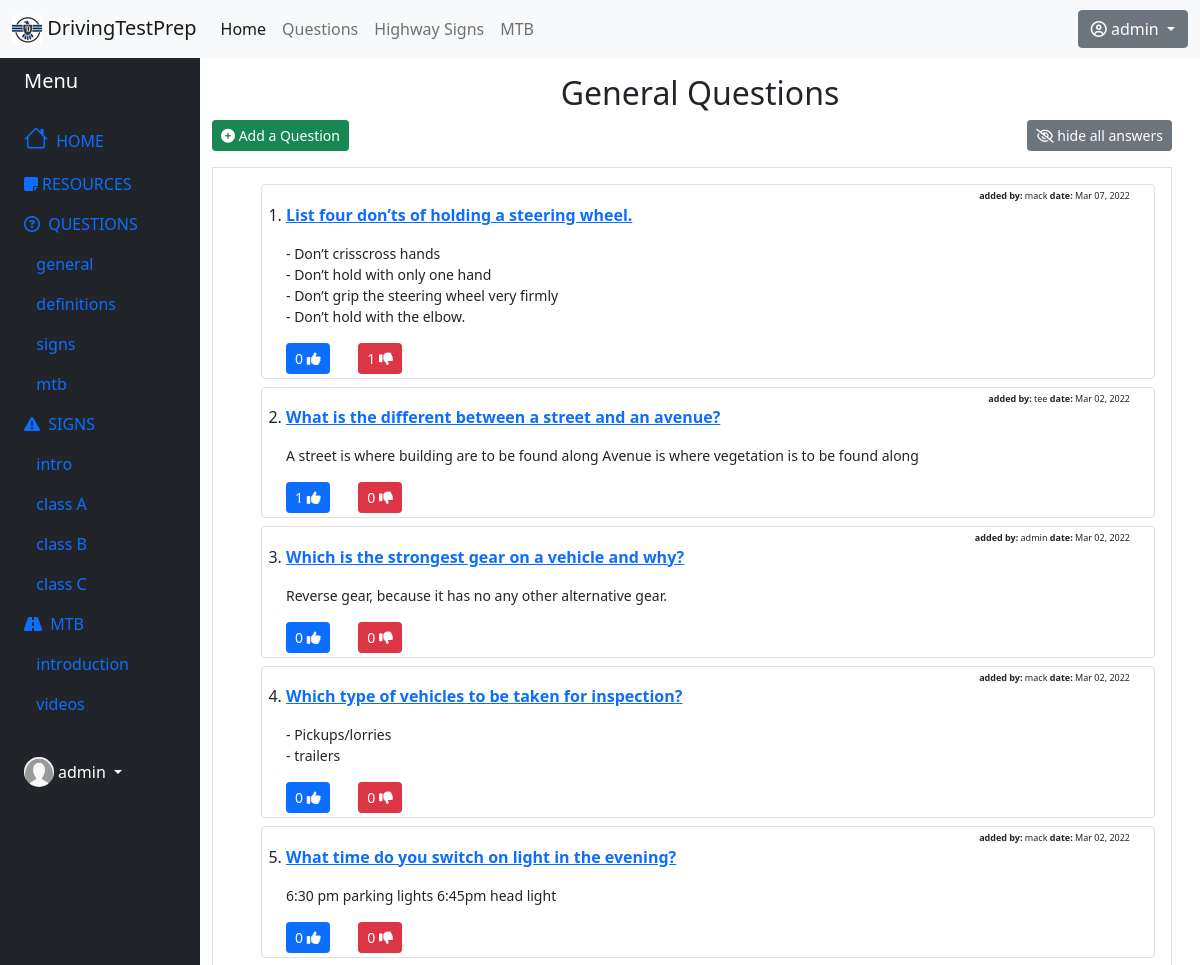
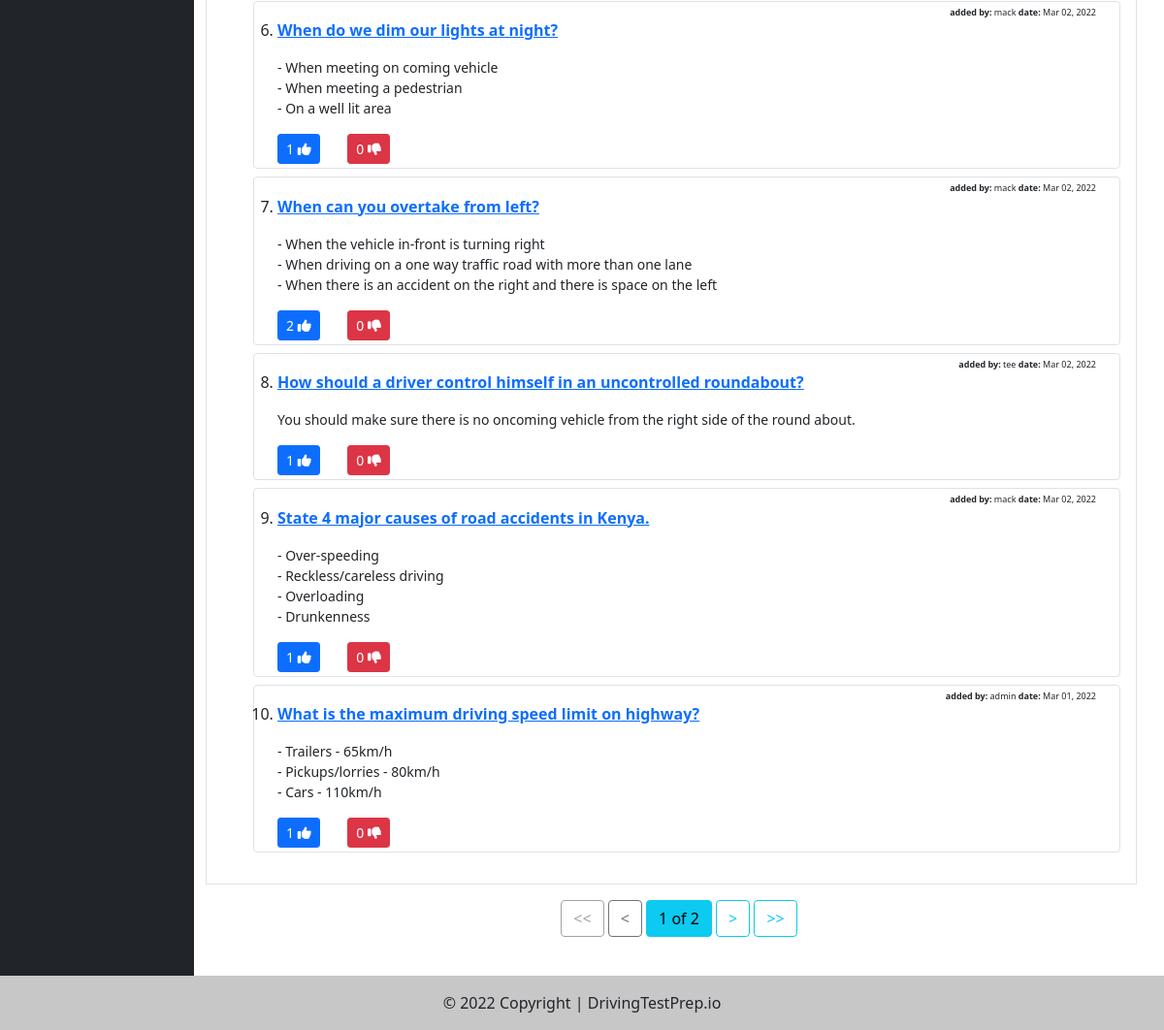
The app's page /questions/ (signed in) with its own data (2 pictures, top to bottom).
### questions/models.py (models this page shows, shortened)
class Question(models.Model):
    QS_TYPE_CHOICES = (('General', 'General'),
                        ('Definition', 'Definition'),
                        ('Signs', 'Signs'),
                        ('Mtb', 'Mtb'))
    qs_title = models.CharField(max_length=1000, unique=True, verbose_name=u"Question")
    qs_owner = models.ForeignKey(User, on_delete=models.DO_NOTHING, blank=True)
    qs_type = models.CharField(max_length=1000, choices=QS_TYPE_CHOICES, verbose_name=u"Type")
    qs_answer = models.TextField(verbose_name=u"Answer")
    qs_date_added = models.DateTimeField(default=datetime.now, blank=True)
    qs_likes = models.ManyToManyField(User, related_name='questions_like', blank=True)
    qs_dislikes = models.ManyToManyField(User, related_name='questions_dislike', blank=True)
    class Meta:
        ordering = ["-id"]
    def total_likes(self):
        return self.qs_likes.count()
    def total_dislikes(self):
        return self.qs_dislikes.count()

### questions/views.py (the view, shortened to what this page needs)
# urls.py: path('', GeneralListView.as_view(), name='general-q'),
class GeneralListView(LoginRequiredMixin, CreateView, ListView):
    model = Question
    template_name = 'questions/general_questions.html'
    context_object_name = 'quiz_list'
    fields = ['qs_title', 'qs_answer', 'qs_type']
    paginate_by = 10
    def get_queryset(self):
        return Question.objects.filter(qs_type='General')
    def get_context_data(self, **kwargs):
        context = super().get_context_data(**kwargs)
        for index, quiz in enumerate(context['quiz_list']):
            total_likes = get_object_or_404(Question, id=quiz.id).total_likes()
            total_dislikes = get_object_or_404(Question, id=quiz.id).total_dislikes()
            context['quiz_list'][index].__dict__['total_likes'] = total_likes
            context['quiz_list'][index].__dict__['total_dislikes'] = total_dislikes
        return context

### questions/templates/questions/general_questions.html (shortened to what this page needs)
{% extends "highwaysign/base_sidenav.html" %}
{% load crispy_forms_tags widget_tweaks %}
{% load static %}
{% block content1 %}
<h2 class="text-center">General Questions </h2>
<div class="row">
    <div class="col">
        <button type="button" class="btn btn-success btn-sm" data-bs-toggle="modal" data-bs-target="#addQuestionModal">
            <i class="fa fa-plus-circle" aria-hidden="true"></i> Add a Question
        </button>
    </div>
    <div class="col">
        <div class="text-end me-3">
            <button class="btn btn-secondary btn-sm" id="toggleAnswer"><i class="fa fa-eye-slash" aria-hidden="true"></i> hide all answers</button>
        </div>
    </div>
</div>
<div class="border m-3 ms-0 p-3">
    <ol>
        {% for quiz in quiz_list %}
        <div class="border rounded p-4 pt-1 pb-1 mb-2">
            <p class=" owner-date m-0 p-0 text-end"><b>added by:</b> {{quiz.qs_owner}}   <b>date:</b> {{ quiz.qs_date_added|date:"M d, Y" }}</p>
            <li>
                <p><strong><a href="{% url 'question-detail' quiz.id %}">{{ quiz.qs_title }}</a></strong></p>
                <small>{{ quiz.qs_answer|linebreaks }}</small>
            </li>
            <div class="row justify-content-left">
                <form method="POST" action="{% url 'like_quiz' quiz.pk %} " class="col-xl-1 col-lg-2 col-md-2 col-sm-3 col-3">
                    <button type="submit" name="quiz_id" value="{{ quiz.id }}" class="btn btn-primary btn-sm">
                        {{ quiz.total_likes }} <i class="fa fa-thumbs-up" aria-hidden="true"></i>
                    </button>
                </form>
                <form method="POST" action="{% url 'dislike_quiz' quiz.pk %}" class="col-xl-1 col-lg-2 col-md-2 col-sm-3 col-3">
                    <button type="submit" name="quiz_id" value="{{ quiz.id }}" class=" btn btn-danger btn-sm">
                        {{ quiz.total_dislikes }} <i class="fa fa-thumbs-down" aria-hidden="true"></i>
                    </button>
                </form>
            </div>
        </div>
        {% endfor %}
    </ol>
</div>
{% endblock content1 %}

### highwaysign/templates/highwaysign/base_sidenav.html (shortened to what this page needs)
{% extends "highwaysign/base.html" %}
{% load static %}
{% block content %}
<div class="container-fluid">
    <div class="row flex-nowrap">
        <div class="col-auto col-md-3 col-xl-2 px-sm-2 px-0 bg-dark">
            <div class="d-flex flex-column align-items-center align-items-sm-start px-3 pt-2 text-white">
                <a href="/" class="d-flex align-items-center pb-3 mb-md-0 me-md-auto text-white text-decoration-none">
                    <span class="fs-5 d-none d-sm-inline">Menu</span>
                </a>
                <ul class="nav nav-pills flex-column mb-sm-auto mb-0 align-items-center align-items-sm-start" id="menu">
                    <li class="nav-item">
                        <a href="{% url 'home' %}" class="nav-link align-middle px-0">
                            <i class="fs-4 bi-house"></i> <span class="ms-1 d-none d-sm-inline">HOME</span>
                        </a>
                    </li>
                    <li class="nav-item">
                        <a href="{% url 'mtb-notes' %}" class="nav-link align-middle px-0">
                            <i class="fa fa-sticky-note" aria-hidden="true"></i><span class="ms-1 d-none d-sm-inline">RESOURCES</span>
                        </a>
                    </li>
                    <li>
                        <a href="#submenu1" data-bs-toggle="collapse" class="nav-link px-0 align-middle">
                            <i class="fa fa-question-circle-o" aria-hidden="true"></i> <span class="ms-1 d-none d-sm-inline">QUESTIONS</span> </a>
                        <ul class="collapse show nav flex-column ms-1" id="submenu1" data-bs-parent="#menu">
                            <li class="w-100">
                                <a href="{% url 'general-q' %}" class="nav-link px-0"> <span class="d-none d-sm-inline">&nbsp;&nbsp;general</a>
                            </li>
                            <li>
                                <a href="{% url 'definitions-q' %}" class="nav-link px-0"> <span class="d-none d-sm-inline">&nbsp;&nbsp;definitions</a>
                            </li>
                            <li>
                                <a href="{% url 'signs-q' %}" class="nav-link px-0"> <span class="d-none d-sm-inline">&nbsp;&nbsp;signs</a>
                            </li>
                            <li>
                                <a href="{% url 'mtb-q' %}" class="nav-link px-0"> <span class="d-none d-sm-inline">&nbsp;&nbsp;mtb</a>
                            </li>
                        </ul>
                    </li>
                    <li>
                        <a href="#submenu2" data-bs-toggle="collapse" class="nav-link px-0 align-middle ">
                            <i class="fa fa-exclamation-triangle" aria-hidden="true"></i> <span class="ms-1 d-none d-sm-inline">SIGNS</span></a>
                        <ul class="collapse show nav flex-column ms-1" id="submenu2" data-bs-parent="#menu">
                            <li class="w-100">
                                <a href="{% url 'signs' %}" class="nav-link px-0"> <span class="d-none d-sm-inline">&nbsp;&nbsp;intro</a>
                            </li>
                            <li class="w-100">
                                <a href="{% url 'class-a-signs' %}" class="nav-link px-0"> <span class="d-none d-sm-inline">&nbsp;&nbsp;class A</a>
                            </li>
                            <li>
                                <a href="{% url 'class-b-signs' %}" class="nav-link px-0"> <span class="d-none d-sm-inline">&nbsp;&nbsp;class B</a>
                            </li>
                            <li>
                                <a href="{% url 'class-c-signs' %}" class="nav-link px-0"> <span class="d-none d-sm-inline">&nbsp;&nbsp;class C</a>
                            </li>
                        </ul>
                    </li>
                    <li>
                        <a href="#submenu3" data-bs-toggle="collapse" class="nav-link px-0 align-middle">
                            <i class="fa fa-road" aria-hidden="true"></i> <span class="ms-1 d-none d-sm-inline">MTB</span> </a>
                            <ul class="collapse show nav flex-column ms-1" id="submenu3" data-bs-parent="#menu">
                            <li class="w-100">
                                <a href="{% url 'mtb-intro' %}" class="nav-link px-0"> <span class="d-none d-sm-inline">&nbsp;&nbsp;introduction</a>
                            </li>
                            <li>
                                <a href="{% url 'mtb-videos' %}" class="nav-link px-0"> <span class="d-none d-sm-inline">&nbsp;&nbsp;videos</a>
                            </li>
                        </ul>
                    </li>
                </ul>
                <div class="dropdown pb-4">
                    <a href="#" class="d-flex align-items-center text-white text-decoration-none dropdown-toggle" id="dropdownUser1" data-bs-toggle="dropdown" aria-expanded="false">
                        <img src="{% static 'highwaysign/images/default.png' %}" alt="hugenerd" width="30" height="30" class="rounded-circle">
                        <span class="d-none d-sm-inline mx-1">{{ user.username }}</span>
                    </a>
                </div>
            </div>
        </div>
        <div class="col py-3">
            {% block content1 %}{% endblock content1 %}
            {% if is_paginated %}
                <div class=" text-center">
                    {% if page_obj.has_previous %}
                        <a href="?page=1" class="btn btn-outline-info mb-4">&#60;&#60;</a>
                        <a href="?page={{ page_obj.previous_page_number }}" class="btn btn-outline-info mb-4">&#60;</a>
                    {% else %}
                        <a href="#" class="btn btn-outline-secondary disabled mb-4">&#60;&#60;</a>
                        <a href="#" class="btn btn-outline-secondary mb-4">&#60;</a>
                    {% endif %}
                    <button class="btn btn-info mb-4">{{ page_obj.number }} of {{ page_obj.paginator.num_pages }}</button>
                    {% if page_obj.has_next %}
                        <a href="?page={{page_obj.next_page_number}}" class="btn btn-outline-info mb-4">&#62;</a>
                        <a href="?page={{ page_obj.paginator.num_pages }}" class="btn btn-outline-info mb-4">&#62;&#62;</a>
                    {% else %}
                        <a href="#" class="btn btn-outline-secondary disabled mb-4">&#62;</a>
                        <a href="#" class="btn btn-outline-secondary disabled mb-4">&#62;&#62;</a>
                    {% endif %}
                </div>
            {% endif %}
        </div>
    </div>
</div>
{% endblock content%}

### highwaysign/templates/highwaysign/base.html (shortened to what this page needs)
{% load static %}
<!DOCTYPE html>
<html lang="en">
<head>
    <link href="https://cdn.jsdelivr.net/npm/bootstrap@5.1.3/dist/css/bootstrap.min.css" rel="stylesheet">
    <link rel="stylesheet" href="https://cdn.jsdelivr.net/npm/bootstrap-icons@1.8.1/font/bootstrap-icons.css">
    <link rel="stylesheet" href="{% static 'highwaysign/css/login.css' %}">
    <link rel="stylesheet" href="{% static 'questions/css/questions.css' %}">
    <link rel="stylesheet" href="https://cdn.datatables.net/1.10.24/css/dataTables.bootstrap4.min.css"/>
</head>
<body>
    <header>
        <nav class="navbar navbar-expand-md navbar-light bg-light">
            <div class="container-fluid">
              <a class="navbar-brand" href="{% url 'home' %}"><img src="{% static 'highwaysign/images/logo.png' %}" alt="logo"> DrivingTestPrep</a>
              <div class="collapse navbar-collapse" id="navbarScroll">
                <ul class="navbar-nav me-auto my-2 my-lg-0 navbar-nav-scroll" style="--bs-scroll-height: 100px;">
                  <li class="nav-item">
                    <a class="nav-link active" aria-current="page" href="{% url 'home' %}">Home</a>
                  </li>
                  <li class="nav-item">
                    <a class="nav-link" href="{% url 'general-q' %}">Questions</a>
                  </li>
                  <li class="nav-item">
                    <a class="nav-link" href="{% url 'signs' %}" tabindex="-1" aria-disabled="true">Highway Signs</a>
                  </li>
                  <li class="nav-item">
                    <a class="nav-link" href="{% url 'mtb-intro' %}" tabindex="-1" aria-disabled="true">MTB</a>
                  </li>
                </ul>
                {% if user.is_authenticated %}
                  <div class="dropdown">
                    <button class="btn btn-secondary dropdown-toggle" type="button" id="dropdownMenuButton1" data-bs-toggle="dropdown" aria-expanded="false">
                      <i class="fa fa-user-circle-o" aria-hidden="true"></i> {{ user.username }}
                    </button>
                  </div>
                {% else %}
                  <div>
                    <button class="btn btn-secondary" type="button" >
                      <a href="{% url 'login' %}" class="text-decoration-none"><i class="fa fa-user-circle-o" aria-hidden="true"></i> Login</a>
                    </button>
                  </div>
                {% endif %}
              </div>
            </div>
          </nav>
    </header>
    <main>
        {% block content %}{% endblock content %}
    </main>
    <footer class="bg-light text-center text-lg-start">
        <div class="text-center p-3" style="background-color: rgba(0, 0, 0, 0.2);">
          © 2022 Copyright |
          <a class="text-dark text-decoration-none" href="{% url 'home' %}">DrivingTestPrep.io</a>
        </div>
      </footer>
  </body>
</html>

### questions/static/questions/css/questions.css (style rules this page uses)
.owner-date { font-size: 9px; }

### records on screen
Question: qs_owner "mack", qs_date_added "Mar 07, 2022", qs_title "List four don’ts of holding a steering wheel.", qs_answer "- Don’t crisscross hands - Don’t hold with only one hand - Don’t grip the steering wheel very firmly - Don’t hold with the elbow.", {{ quiz.id }} 47 (drawn), total_likes "0", total_dislikes "1"
Question: qs_owner "tee", qs_date_added "Mar 02, 2022", qs_title "What is the different between a street and an avenue?", qs_answer "A street is where building are to be found along Avenue is where vegetation is to be found along", {{ quiz.id }} 34 (drawn), total_likes "1", total_dislikes "0"
Question: qs_owner "admin", qs_date_added "Mar 02, 2022", qs_title "Which is the strongest gear on a vehicle and why?", qs_answer "Reverse gear, because it has no any other alternative gear.", {{ quiz.id }} 29 (drawn), total_likes "0", total_dislikes "0"
Question: qs_owner "mack", qs_date_added "Mar 02, 2022", qs_title "Which type of vehicles to be taken for inspection?", qs_answer "- Pickups/lorries - trailers", {{ quiz.id }} 28 (drawn), total_likes "0", total_dislikes "0"
Question: qs_owner "mack", qs_date_added "Mar 02, 2022", qs_title "What time do you switch on light in the evening?", qs_answer "6:30 pm parking lights 6:45pm head light", {{ quiz.id }} 22 (drawn), total_likes "0", total_dislikes "0"
Question: qs_owner "mack", qs_date_added "Mar 02, 2022", qs_title "When do we dim our lights at night?", qs_answer "- When meeting on coming vehicle - When meeting a pedestrian - On a well lit area", {{ quiz.id }} 21 (drawn), total_likes "1", total_dislikes "0"
Question: qs_owner "mack", qs_date_added "Mar 02, 2022", qs_title "When can you overtake from left?", qs_answer "- When the vehicle in-front is turning right - When driving on a one way traffic road with more than one lane - When there is an accident on the right and there is space on the left", {{ quiz.id }} 20 (drawn), total_likes "2", total_dislikes "0"
Question: qs_owner "tee", qs_date_added "Mar 02, 2022", qs_title "How should a driver control himself in an uncontrolled roundabout?", qs_answer "You should make sure there is no oncoming vehicle from the right side of the round about.", {{ quiz.id }} 18 (drawn), total_likes "1", total_dislikes "0"
Question: qs_owner "mack", qs_date_added "Mar 02, 2022", qs_title "State 4 major causes of road accidents in Kenya.", qs_answer "- Over-speeding - Reckless/careless driving - Overloading - Drunkenness", {{ quiz.id }} 11 (drawn), total_likes "1", total_dislikes "0"
Question: qs_owner "admin", qs_date_added "Mar 01, 2022", qs_title "What is the maximum driving speed limit on highway?", qs_answer "- Trailers - 65km/h - Pickups/lorries - 80km/h - Cars - 110km/h", {{ quiz.id }} 6 (drawn), total_likes "1", total_dislikes "0"

### other values on screen
{{ user.username }} "admin"
{{ page_obj.number }} "1"
{{ page_obj.paginator.num_pages }} "2"
